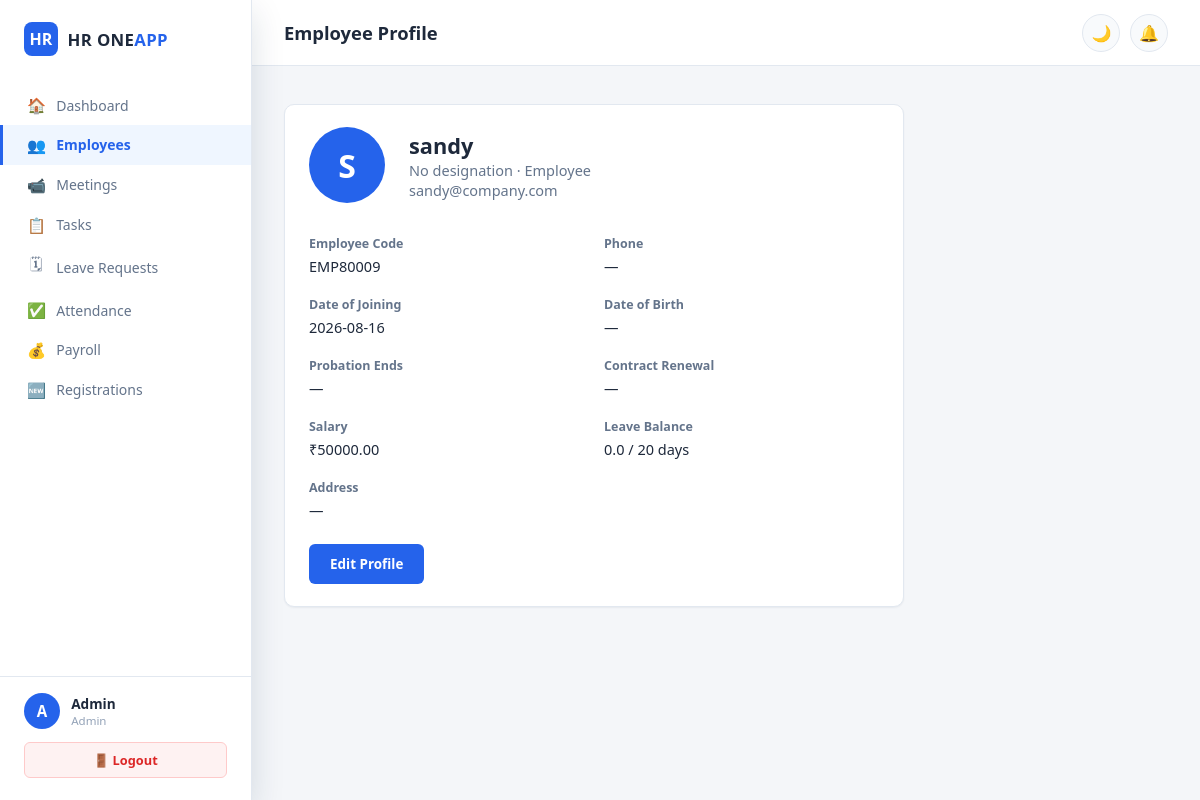
Page /employee/1 (signed in) on the committed database.
### models.py (models this page shows, shortened)
class User(db.Model):
    __tablename__ = 'users'
    id            = db.Column(db.Integer, primary_key=True)
    name          = db.Column(db.String(100), nullable=False)
    email         = db.Column(db.String(150), unique=True, nullable=False)
    password_hash = db.Column(db.String(256), nullable=False)
    role          = db.Column(db.String(20), default='employee')   # admin | hr | employee
    is_active     = db.Column(db.Boolean, default=True)
    approval_status  = db.Column(db.String(20), default='approved')  # approved|pending|rejected
    approved_by      = db.Column(db.Integer, db.ForeignKey('users.id'), nullable=True)
    approved_at      = db.Column(db.DateTime, nullable=True)
    rejection_reason = db.Column(db.String(500), nullable=True)
    created_at    = db.Column(db.DateTime, default=datetime.utcnow)

class Employee(db.Model):
    __tablename__   = 'employees'
    id              = db.Column(db.Integer, primary_key=True)
    user_id         = db.Column(db.Integer, db.ForeignKey('users.id'), nullable=False)
    department_id   = db.Column(db.Integer, db.ForeignKey('departments.id'), nullable=True)
    employee_code   = db.Column(db.String(20), unique=True, nullable=False)
    phone           = db.Column(db.String(15))
    address         = db.Column(db.Text)
    date_of_birth   = db.Column(db.Date)
    date_of_joining = db.Column(db.Date, default=datetime.utcnow)
    designation     = db.Column(db.String(100))
    salary          = db.Column(db.Float, default=0.0)
    probation_end   = db.Column(db.Date)
    contract_end    = db.Column(db.Date)
    leave_balance   = db.Column(db.Float, default=20.0)   # remaining annual leave days; half-day = 0.5
    created_at      = db.Column(db.DateTime, default=datetime.utcnow)
    user = db.relationship('User', backref='employee_profile', lazy=True)

### routes/employee.py (the view)
@employee_bp.route('/<int:emp_id>')
@login_required
def detail(emp_id):
    emp, user = db.session.query(Employee, User).join(
        User, Employee.user_id == User.id).filter(Employee.id == emp_id).first_or_404()
    return render_template('employee/detail.html', emp=emp, user=user)

### templates/employee/detail.html (shortened to what this page needs)
{% extends "base.html" %}
{% block page_title %}Employee Profile{% endblock %}
{% block content %}
<div class="card" style="max-width:620px;">
  <div style="display:flex;align-items:center;gap:1.5rem;margin-bottom:2rem;">
    <div class="big-avatar">{{ user.name[0]|upper }}</div>
    <div>
      <h2>{{ user.name }}</h2>
      <p style="color:var(--text-muted);">{{ emp.designation or 'No designation' }} · {{ user.role|capitalize }}</p>
      <p style="color:var(--text-muted);">{{ user.email }}</p>
    </div>
  </div>
  <div class="detail-grid">
    <div><label>Employee Code</label><p>{{ emp.employee_code }}</p></div>
    <div><label>Phone</label><p>{{ emp.phone or '—' }}</p></div>
    <div><label>Date of Joining</label><p>{{ emp.date_of_joining or '—' }}</p></div>
    <div><label>Date of Birth</label><p>{{ emp.date_of_birth or '—' }}</p></div>
    <div><label>Probation Ends</label><p>{{ emp.probation_end or '—' }}</p></div>
    <div><label>Contract Renewal</label><p>{{ emp.contract_end or '—' }}</p></div>
    <div><label>Salary</label><p>{% if emp.salary %}₹{{ '%.2f'|format(emp.salary) }}{% else %}—{% endif %}</p></div>
    <div><label>Leave Balance</label><p>{{ '%.1f'|format(emp.leave_balance if emp.leave_balance is not none else 20.0) }} / 20 days</p></div>
    <div><label>Address</label><p>{{ emp.address or '—' }}</p></div>
  </div>
  {% if session.user_role in ['admin','hr'] %}
  <a href="{{ url_for('employee.edit', emp_id=emp.id) }}" class="btn btn-primary" style="margin-top:1.5rem;">Edit Profile</a>
  {% endif %}
</div>
{% endblock %}

### static/css/style.css (style rules this page uses)
:root { --navy: #0f2747; --navy-light: #1e3a5f; --navy-soft: #f0f4f8; --accent: #2563eb; --accent-soft: #eff6ff; --success: #16a34a; --danger: #dc2626; --warning: #d97706; --purple: #7c3aed; --bg: #f4f6f9; --surface: #ffffff; --surface-2: #f8fafc; --border: #e2e8f0; --text: #1e293b; --text-muted: #64748b; --text-faint: #94a3b8; --radius-sm: 6px; --radius: 10px; --radius-lg: 14px; --shadow-sm: 0 1px 2px rgba(15,39,71,.06); --shadow: 0 2px 8px rgba(15,39,71,.08); --shadow-lg: 0 12px 32px rgba(15,39,71,.14); }
* { margin:0;padding:0;box-sizing:border-box; }
html,body { height:100%; }
body { font-family:'Segoe UI',-apple-system,BlinkMacSystemFont,'Inter',sans-serif; background:var(--bg); color:var(--text); transition:background .25s,color .25s; font-size:14.5px; }
a { text-decoration:none;color:inherit; }
.card { background:var(--surface);border-radius:var(--radius);padding:1.4rem 1.5rem; box-shadow:var(--shadow-sm);border:1px solid var(--border);margin-bottom:1.5rem; }
.btn { display:inline-flex;align-items:center;gap:.4rem;padding:.62rem 1.25rem; border-radius:var(--radius-sm);font-size:.84rem;font-weight:600;cursor:pointer;border:1px solid transparent; transition:.15s; }
.btn-primary { background:var(--accent);color:#fff; }
.big-avatar { width:76px;height:76px;border-radius:50%;background:var(--accent); display:flex;align-items:center;justify-content:center;font-size:2rem;font-weight:700;color:#fff; }
.detail-grid { display:grid;grid-template-columns:1fr 1fr;gap:1.25rem; }
.detail-grid label { font-size:.78rem;color:var(--text-muted);display:block;margin-bottom:.25rem;font-weight:600; }
.detail-grid p { font-weight:500; }

### rows in the picture
User: name "S", name "sandy", role "Employee", email "sandy@company.com"
Employee: designation "No designation", employee_code "EMP80009", phone "—", date_of_joining "2026-08-16", date_of_birth "—", probation_end "—", contract_end "—", salary "50000.00", leave_balance "0.0", address "—"

### other values in the picture
{{ session.user_name[0] | upper }} "A"
{{ session.user_name }} "Admin"
{{ session.user_role | capitalize }} "Admin"
